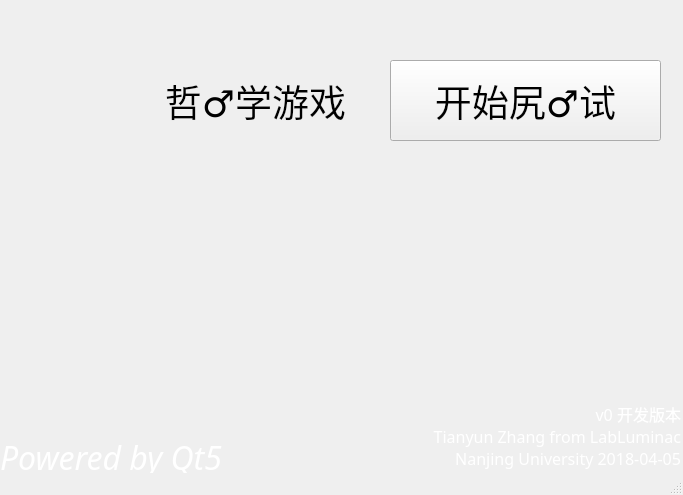
<?xml version="1.0" encoding="UTF-8"?>
<ui version="4.0">
 <class>Home</class>
 <widget class="QMainWindow" name="Home">
  <property name="geometry">
   <rect>
    <x>0</x>
    <y>0</y>
    <width>683</width>
    <height>495</height>
   </rect>
  </property>
  <property name="minimumSize">
   <size>
    <width>683</width>
    <height>495</height>
   </size>
  </property>
  <property name="maximumSize">
   <size>
    <width>683</width>
    <height>495</height>
   </size>
  </property>
  <property name="windowTitle">
   <string>欢迎</string>
  </property>
  <property name="windowIcon">
   <iconset resource="res.qrc">
    <normaloff>:/Resources/calculation.png</normaloff>:/Resources/calculation.png</iconset>
  </property>
  <widget class="QWidget" name="centralWidget">
   <widget class="QPushButton" name="pushButton">
    <property name="geometry">
     <rect>
      <x>390</x>
      <y>60</y>
      <width>271</width>
      <height>81</height>
     </rect>
    </property>
    <property name="font">
     <font>
      <family>等线</family>
      <pointsize>28</pointsize>
     </font>
    </property>
    <property name="text">
     <string>开始尻♂试</string>
    </property>
   </widget>
   <widget class="QLabel" name="label">
    <property name="geometry">
     <rect>
      <x>140</x>
      <y>60</y>
      <width>231</width>
      <height>81</height>
     </rect>
    </property>
    <property name="font">
     <font>
      <family>黑体</family>
      <pointsize>28</pointsize>
     </font>
    </property>
    <property name="text">
     <string>哲♂学游戏</string>
    </property>
    <property name="alignment">
     <set>Qt::AlignCenter</set>
    </property>
   </widget>
   <widget class="QLabel" name="label_2">
    <property name="geometry">
     <rect>
      <x>360</x>
      <y>370</y>
      <width>321</width>
      <height>100</height>
     </rect>
    </property>
    <property name="palette">
     <palette>
      <active>
       <colorrole role="WindowText">
        <brush brushstyle="SolidPattern">
         <color alpha="255">
          <red>255</red>
          <green>255</green>
          <blue>255</blue>
         </color>
        </brush>
       </colorrole>
       <colorrole role="Button">
        <brush brushstyle="SolidPattern">
         <color alpha="255">
          <red>0</red>
          <green>0</green>
          <blue>0</blue>
         </color>
        </brush>
       </colorrole>
       <colorrole role="Light">
        <brush brushstyle="SolidPattern">
         <color alpha="255">
          <red>0</red>
          <green>0</green>
          <blue>0</blue>
         </color>
        </brush>
       </colorrole>
       <colorrole role="Midlight">
        <brush brushstyle="SolidPattern">
         <color alpha="255">
          <red>0</red>
          <green>0</green>
          <blue>0</blue>
         </color>
        </brush>
       </colorrole>
       <colorrole role="Dark">
        <brush brushstyle="SolidPattern">
         <color alpha="255">
          <red>0</red>
          <green>0</green>
          <blue>0</blue>
         </color>
        </brush>
       </colorrole>
       <colorrole role="Mid">
        <brush brushstyle="SolidPattern">
         <color alpha="255">
          <red>0</red>
          <green>0</green>
          <blue>0</blue>
         </color>
        </brush>
       </colorrole>
       <colorrole role="Text">
        <brush brushstyle="SolidPattern">
         <color alpha="255">
          <red>255</red>
          <green>255</green>
          <blue>255</blue>
         </color>
        </brush>
       </colorrole>
       <colorrole role="BrightText">
        <brush brushstyle="SolidPattern">
         <color alpha="255">
          <red>255</red>
          <green>255</green>
          <blue>255</blue>
         </color>
        </brush>
       </colorrole>
       <colorrole role="ButtonText">
        <brush brushstyle="SolidPattern">
         <color alpha="255">
          <red>255</red>
          <green>255</green>
          <blue>255</blue>
         </color>
        </brush>
       </colorrole>
       <colorrole role="Base">
        <brush brushstyle="SolidPattern">
         <color alpha="255">
          <red>0</red>
          <green>0</green>
          <blue>0</blue>
         </color>
        </brush>
       </colorrole>
       <colorrole role="Window">
        <brush brushstyle="SolidPattern">
         <color alpha="255">
          <red>0</red>
          <green>0</green>
          <blue>0</blue>
         </color>
        </brush>
       </colorrole>
       <colorrole role="Shadow">
        <brush brushstyle="SolidPattern">
         <color alpha="255">
          <red>0</red>
          <green>0</green>
          <blue>0</blue>
         </color>
        </brush>
       </colorrole>
       <colorrole role="AlternateBase">
        <brush brushstyle="SolidPattern">
         <color alpha="255">
          <red>0</red>
          <green>0</green>
          <blue>0</blue>
         </color>
        </brush>
       </colorrole>
       <colorrole role="ToolTipBase">
        <brush brushstyle="SolidPattern">
         <color alpha="255">
          <red>255</red>
          <green>255</green>
          <blue>220</blue>
         </color>
        </brush>
       </colorrole>
       <colorrole role="ToolTipText">
        <brush brushstyle="SolidPattern">
         <color alpha="255">
          <red>0</red>
          <green>0</green>
          <blue>0</blue>
         </color>
        </brush>
       </colorrole>
      </active>
      <inactive>
       <colorrole role="WindowText">
        <brush brushstyle="SolidPattern">
         <color alpha="255">
          <red>255</red>
          <green>255</green>
          <blue>255</blue>
         </color>
        </brush>
       </colorrole>
       <colorrole role="Button">
        <brush brushstyle="SolidPattern">
         <color alpha="255">
          <red>0</red>
          <green>0</green>
          <blue>0</blue>
         </color>
        </brush>
       </colorrole>
       <colorrole role="Light">
        <brush brushstyle="SolidPattern">
         <color alpha="255">
          <red>0</red>
          <green>0</green>
          <blue>0</blue>
         </color>
        </brush>
       </colorrole>
       <colorrole role="Midlight">
        <brush brushstyle="SolidPattern">
         <color alpha="255">
          <red>0</red>
          <green>0</green>
          <blue>0</blue>
         </color>
        </brush>
       </colorrole>
       <colorrole role="Dark">
        <brush brushstyle="SolidPattern">
         <color alpha="255">
          <red>0</red>
          <green>0</green>
          <blue>0</blue>
         </color>
        </brush>
       </colorrole>
       <colorrole role="Mid">
        <brush brushstyle="SolidPattern">
         <color alpha="255">
          <red>0</red>
          <green>0</green>
          <blue>0</blue>
         </color>
        </brush>
       </colorrole>
       <colorrole role="Text">
        <brush brushstyle="SolidPattern">
         <color alpha="255">
          <red>255</red>
          <green>255</green>
          <blue>255</blue>
         </color>
        </brush>
       </colorrole>
       <colorrole role="BrightText">
        <brush brushstyle="SolidPattern">
         <color alpha="255">
          <red>255</red>
          <green>255</green>
          <blue>255</blue>
         </color>
        </brush>
       </colorrole>
       <colorrole role="ButtonText">
        <brush brushstyle="SolidPattern">
         <color alpha="255">
          <red>255</red>
          <green>255</green>
          <blue>255</blue>
         </color>
        </brush>
       </colorrole>
       <colorrole role="Base">
        <brush brushstyle="SolidPattern">
         <color alpha="255">
          <red>0</red>
          <green>0</green>
          <blue>0</blue>
         </color>
        </brush>
       </colorrole>
       <colorrole role="Window">
        <brush brushstyle="SolidPattern">
         <color alpha="255">
          <red>0</red>
          <green>0</green>
          <blue>0</blue>
         </color>
        </brush>
       </colorrole>
       <colorrole role="Shadow">
        <brush brushstyle="SolidPattern">
         <color alpha="255">
          <red>0</red>
          <green>0</green>
          <blue>0</blue>
         </color>
        </brush>
       </colorrole>
       <colorrole role="AlternateBase">
        <brush brushstyle="SolidPattern">
         <color alpha="255">
          <red>0</red>
          <green>0</green>
          <blue>0</blue>
         </color>
        </brush>
       </colorrole>
       <colorrole role="ToolTipBase">
        <brush brushstyle="SolidPattern">
         <color alpha="255">
          <red>255</red>
          <green>255</green>
          <blue>220</blue>
         </color>
        </brush>
       </colorrole>
       <colorrole role="ToolTipText">
        <brush brushstyle="SolidPattern">
         <color alpha="255">
          <red>0</red>
          <green>0</green>
          <blue>0</blue>
         </color>
        </brush>
       </colorrole>
      </inactive>
      <disabled>
       <colorrole role="WindowText">
        <brush brushstyle="SolidPattern">
         <color alpha="255">
          <red>0</red>
          <green>0</green>
          <blue>0</blue>
         </color>
        </brush>
       </colorrole>
       <colorrole role="Button">
        <brush brushstyle="SolidPattern">
         <color alpha="255">
          <red>0</red>
          <green>0</green>
          <blue>0</blue>
         </color>
        </brush>
       </colorrole>
       <colorrole role="Light">
        <brush brushstyle="SolidPattern">
         <color alpha="255">
          <red>0</red>
          <green>0</green>
          <blue>0</blue>
         </color>
        </brush>
       </colorrole>
       <colorrole role="Midlight">
        <brush brushstyle="SolidPattern">
         <color alpha="255">
          <red>0</red>
          <green>0</green>
          <blue>0</blue>
         </color>
        </brush>
       </colorrole>
       <colorrole role="Dark">
        <brush brushstyle="SolidPattern">
         <color alpha="255">
          <red>0</red>
          <green>0</green>
          <blue>0</blue>
         </color>
        </brush>
       </colorrole>
       <colorrole role="Mid">
        <brush brushstyle="SolidPattern">
         <color alpha="255">
          <red>0</red>
          <green>0</green>
          <blue>0</blue>
         </color>
        </brush>
       </colorrole>
       <colorrole role="Text">
        <brush brushstyle="SolidPattern">
         <color alpha="255">
          <red>0</red>
          <green>0</green>
          <blue>0</blue>
         </color>
        </brush>
       </colorrole>
       <colorrole role="BrightText">
        <brush brushstyle="SolidPattern">
         <color alpha="255">
          <red>255</red>
          <green>255</green>
          <blue>255</blue>
         </color>
        </brush>
       </colorrole>
       <colorrole role="ButtonText">
        <brush brushstyle="SolidPattern">
         <color alpha="255">
          <red>0</red>
          <green>0</green>
          <blue>0</blue>
         </color>
        </brush>
       </colorrole>
       <colorrole role="Base">
        <brush brushstyle="SolidPattern">
         <color alpha="255">
          <red>0</red>
          <green>0</green>
          <blue>0</blue>
         </color>
        </brush>
       </colorrole>
       <colorrole role="Window">
        <brush brushstyle="SolidPattern">
         <color alpha="255">
          <red>0</red>
          <green>0</green>
          <blue>0</blue>
         </color>
        </brush>
       </colorrole>
       <colorrole role="Shadow">
        <brush brushstyle="SolidPattern">
         <color alpha="255">
          <red>0</red>
          <green>0</green>
          <blue>0</blue>
         </color>
        </brush>
       </colorrole>
       <colorrole role="AlternateBase">
        <brush brushstyle="SolidPattern">
         <color alpha="255">
          <red>0</red>
          <green>0</green>
          <blue>0</blue>
         </color>
        </brush>
       </colorrole>
       <colorrole role="ToolTipBase">
        <brush brushstyle="SolidPattern">
         <color alpha="255">
          <red>255</red>
          <green>255</green>
          <blue>220</blue>
         </color>
        </brush>
       </colorrole>
       <colorrole role="ToolTipText">
        <brush brushstyle="SolidPattern">
         <color alpha="255">
          <red>0</red>
          <green>0</green>
          <blue>0</blue>
         </color>
        </brush>
       </colorrole>
      </disabled>
     </palette>
    </property>
    <property name="font">
     <font>
      <family>新宋体</family>
      <pointsize>12</pointsize>
     </font>
    </property>
    <property name="text">
     <string>v0 开发版本
Tianyun Zhang from LabLuminac
Nanjing University 2018-04-05</string>
    </property>
    <property name="alignment">
     <set>Qt::AlignBottom|Qt::AlignRight|Qt::AlignTrailing</set>
    </property>
   </widget>
   <widget class="QLabel" name="label_3">
    <property name="geometry">
     <rect>
      <x>0</x>
      <y>400</y>
      <width>350</width>
      <height>80</height>
     </rect>
    </property>
    <property name="palette">
     <palette>
      <active>
       <colorrole role="WindowText">
        <brush brushstyle="SolidPattern">
         <color alpha="255">
          <red>255</red>
          <green>255</green>
          <blue>255</blue>
         </color>
        </brush>
       </colorrole>
       <colorrole role="Button">
        <brush brushstyle="SolidPattern">
         <color alpha="255">
          <red>0</red>
          <green>0</green>
          <blue>0</blue>
         </color>
        </brush>
       </colorrole>
       <colorrole role="Light">
        <brush brushstyle="SolidPattern">
         <color alpha="255">
          <red>0</red>
          <green>0</green>
          <blue>0</blue>
         </color>
        </brush>
       </colorrole>
       <colorrole role="Midlight">
        <brush brushstyle="SolidPattern">
         <color alpha="255">
          <red>0</red>
          <green>0</green>
          <blue>0</blue>
         </color>
        </brush>
       </colorrole>
       <colorrole role="Dark">
        <brush brushstyle="SolidPattern">
         <color alpha="255">
          <red>0</red>
          <green>0</green>
          <blue>0</blue>
         </color>
        </brush>
       </colorrole>
       <colorrole role="Mid">
        <brush brushstyle="SolidPattern">
         <color alpha="255">
          <red>0</red>
          <green>0</green>
          <blue>0</blue>
         </color>
        </brush>
       </colorrole>
       <colorrole role="Text">
        <brush brushstyle="SolidPattern">
         <color alpha="255">
          <red>255</red>
          <green>255</green>
          <blue>255</blue>
         </color>
        </brush>
       </colorrole>
       <colorrole role="BrightText">
        <brush brushstyle="SolidPattern">
         <color alpha="255">
          <red>255</red>
          <green>255</green>
          <blue>255</blue>
         </color>
        </brush>
       </colorrole>
       <colorrole role="ButtonText">
        <brush brushstyle="SolidPattern">
         <color alpha="255">
          <red>255</red>
          <green>255</green>
          <blue>255</blue>
         </color>
        </brush>
       </colorrole>
       <colorrole role="Base">
        <brush brushstyle="SolidPattern">
         <color alpha="255">
          <red>0</red>
          <green>0</green>
          <blue>0</blue>
         </color>
        </brush>
       </colorrole>
       <colorrole role="Window">
        <brush brushstyle="SolidPattern">
         <color alpha="255">
          <red>0</red>
          <green>0</green>
          <blue>0</blue>
         </color>
        </brush>
       </colorrole>
       <colorrole role="Shadow">
        <brush brushstyle="SolidPattern">
         <color alpha="255">
          <red>0</red>
          <green>0</green>
          <blue>0</blue>
         </color>
        </brush>
       </colorrole>
       <colorrole role="AlternateBase">
        <brush brushstyle="SolidPattern">
         <color alpha="255">
          <red>0</red>
          <green>0</green>
          <blue>0</blue>
         </color>
        </brush>
       </colorrole>
       <colorrole role="ToolTipBase">
        <brush brushstyle="SolidPattern">
         <color alpha="255">
          <red>255</red>
          <green>255</green>
          <blue>220</blue>
         </color>
        </brush>
       </colorrole>
       <colorrole role="ToolTipText">
        <brush brushstyle="SolidPattern">
         <color alpha="255">
          <red>0</red>
          <green>0</green>
          <blue>0</blue>
         </color>
        </brush>
       </colorrole>
      </active>
      <inactive>
       <colorrole role="WindowText">
        <brush brushstyle="SolidPattern">
         <color alpha="255">
          <red>255</red>
          <green>255</green>
          <blue>255</blue>
         </color>
        </brush>
       </colorrole>
       <colorrole role="Button">
        <brush brushstyle="SolidPattern">
         <color alpha="255">
          <red>0</red>
          <green>0</green>
          <blue>0</blue>
         </color>
        </brush>
       </colorrole>
       <colorrole role="Light">
        <brush brushstyle="SolidPattern">
         <color alpha="255">
          <red>0</red>
          <green>0</green>
          <blue>0</blue>
         </color>
        </brush>
       </colorrole>
       <colorrole role="Midlight">
        <brush brushstyle="SolidPattern">
         <color alpha="255">
          <red>0</red>
          <green>0</green>
          <blue>0</blue>
         </color>
        </brush>
       </colorrole>
       <colorrole role="Dark">
        <brush brushstyle="SolidPattern">
         <color alpha="255">
          <red>0</red>
          <green>0</green>
          <blue>0</blue>
         </color>
        </brush>
       </colorrole>
       <colorrole role="Mid">
        <brush brushstyle="SolidPattern">
         <color alpha="255">
          <red>0</red>
          <green>0</green>
          <blue>0</blue>
         </color>
        </brush>
       </colorrole>
       <colorrole role="Text">
        <brush brushstyle="SolidPattern">
         <color alpha="255">
          <red>255</red>
          <green>255</green>
          <blue>255</blue>
         </color>
        </brush>
       </colorrole>
       <colorrole role="BrightText">
        <brush brushstyle="SolidPattern">
         <color alpha="255">
          <red>255</red>
          <green>255</green>
          <blue>255</blue>
         </color>
        </brush>
       </colorrole>
       <colorrole role="ButtonText">
        <brush brushstyle="SolidPattern">
         <color alpha="255">
          <red>255</red>
          <green>255</green>
          <blue>255</blue>
         </color>
        </brush>
       </colorrole>
       <colorrole role="Base">
        <brush brushstyle="SolidPattern">
         <color alpha="255">
          <red>0</red>
          <green>0</green>
          <blue>0</blue>
         </color>
        </brush>
       </colorrole>
       <colorrole role="Window">
        <brush brushstyle="SolidPattern">
         <color alpha="255">
          <red>0</red>
          <green>0</green>
          <blue>0</blue>
         </color>
        </brush>
       </colorrole>
       <colorrole role="Shadow">
        <brush brushstyle="SolidPattern">
         <color alpha="255">
          <red>0</red>
          <green>0</green>
          <blue>0</blue>
         </color>
        </brush>
       </colorrole>
       <colorrole role="AlternateBase">
        <brush brushstyle="SolidPattern">
         <color alpha="255">
          <red>0</red>
          <green>0</green>
          <blue>0</blue>
         </color>
        </brush>
       </colorrole>
       <colorrole role="ToolTipBase">
        <brush brushstyle="SolidPattern">
         <color alpha="255">
          <red>255</red>
          <green>255</green>
          <blue>220</blue>
         </color>
        </brush>
       </colorrole>
       <colorrole role="ToolTipText">
        <brush brushstyle="SolidPattern">
         <color alpha="255">
          <red>0</red>
          <green>0</green>
          <blue>0</blue>
         </color>
        </brush>
       </colorrole>
      </inactive>
      <disabled>
       <colorrole role="WindowText">
        <brush brushstyle="SolidPattern">
         <color alpha="255">
          <red>0</red>
          <green>0</green>
          <blue>0</blue>
         </color>
        </brush>
       </colorrole>
       <colorrole role="Button">
        <brush brushstyle="SolidPattern">
         <color alpha="255">
          <red>0</red>
          <green>0</green>
          <blue>0</blue>
         </color>
        </brush>
       </colorrole>
       <colorrole role="Light">
        <brush brushstyle="SolidPattern">
         <color alpha="255">
          <red>0</red>
          <green>0</green>
          <blue>0</blue>
         </color>
        </brush>
       </colorrole>
       <colorrole role="Midlight">
        <brush brushstyle="SolidPattern">
         <color alpha="255">
          <red>0</red>
          <green>0</green>
          <blue>0</blue>
         </color>
        </brush>
       </colorrole>
       <colorrole role="Dark">
        <brush brushstyle="SolidPattern">
         <color alpha="255">
          <red>0</red>
          <green>0</green>
          <blue>0</blue>
         </color>
        </brush>
       </colorrole>
       <colorrole role="Mid">
        <brush brushstyle="SolidPattern">
         <color alpha="255">
          <red>0</red>
          <green>0</green>
          <blue>0</blue>
         </color>
        </brush>
       </colorrole>
       <colorrole role="Text">
        <brush brushstyle="SolidPattern">
         <color alpha="255">
          <red>0</red>
          <green>0</green>
          <blue>0</blue>
         </color>
        </brush>
       </colorrole>
       <colorrole role="BrightText">
        <brush brushstyle="SolidPattern">
         <color alpha="255">
          <red>255</red>
          <green>255</green>
          <blue>255</blue>
         </color>
        </brush>
       </colorrole>
       <colorrole role="ButtonText">
        <brush brushstyle="SolidPattern">
         <color alpha="255">
          <red>0</red>
          <green>0</green>
          <blue>0</blue>
         </color>
        </brush>
       </colorrole>
       <colorrole role="Base">
        <brush brushstyle="SolidPattern">
         <color alpha="255">
          <red>0</red>
          <green>0</green>
          <blue>0</blue>
         </color>
        </brush>
       </colorrole>
       <colorrole role="Window">
        <brush brushstyle="SolidPattern">
         <color alpha="255">
          <red>0</red>
          <green>0</green>
          <blue>0</blue>
         </color>
        </brush>
       </colorrole>
       <colorrole role="Shadow">
        <brush brushstyle="SolidPattern">
         <color alpha="255">
          <red>0</red>
          <green>0</green>
          <blue>0</blue>
         </color>
        </brush>
       </colorrole>
       <colorrole role="AlternateBase">
        <brush brushstyle="SolidPattern">
         <color alpha="255">
          <red>0</red>
          <green>0</green>
          <blue>0</blue>
         </color>
        </brush>
       </colorrole>
       <colorrole role="ToolTipBase">
        <brush brushstyle="SolidPattern">
         <color alpha="255">
          <red>255</red>
          <green>255</green>
          <blue>220</blue>
         </color>
        </brush>
       </colorrole>
       <colorrole role="ToolTipText">
        <brush brushstyle="SolidPattern">
         <color alpha="255">
          <red>0</red>
          <green>0</green>
          <blue>0</blue>
         </color>
        </brush>
       </colorrole>
      </disabled>
     </palette>
    </property>
    <property name="font">
     <font>
      <family>Adobe Devanagari</family>
      <pointsize>24</pointsize>
      <weight>50</weight>
      <italic>true</italic>
      <bold>false</bold>
     </font>
    </property>
    <property name="text">
     <string>Powered by Qt5</string>
    </property>
    <property name="alignment">
     <set>Qt::AlignBottom|Qt::AlignLeading|Qt::AlignLeft</set>
    </property>
   </widget>
   <widget class="QLabel" name="label_4">
    <property name="geometry">
     <rect>
      <x>20</x>
      <y>20</y>
      <width>151</width>
      <height>171</height>
     </rect>
    </property>
    <property name="text">
     <string/>
    </property>
    <property name="pixmap">
     <pixmap resource="res.qrc">:/Resources/calculation.png</pixmap>
    </property>
    <property name="alignment">
     <set>Qt::AlignCenter</set>
    </property>
   </widget>
   <widget class="QLabel" name="label_5">
    <property name="geometry">
     <rect>
      <x>-160</x>
      <y>0</y>
      <width>1011</width>
      <height>521</height>
     </rect>
    </property>
    <property name="text">
     <string/>
    </property>
    <property name="pixmap">
     <pixmap resource="res.qrc">:/Resources/background.png</pixmap>
    </property>
   </widget>
   <zorder>label_5</zorder>
   <zorder>label_2</zorder>
   <zorder>label_3</zorder>
   <zorder>label_4</zorder>
   <zorder>pushButton</zorder>
   <zorder>label</zorder>
  </widget>
  <widget class="QStatusBar" name="statusBar"/>
 </widget>
 <layoutdefault spacing="6" margin="11"/>
 <resources>
  <include location="res.qrc"/>
 </resources>
 <connections/>
</ui>
